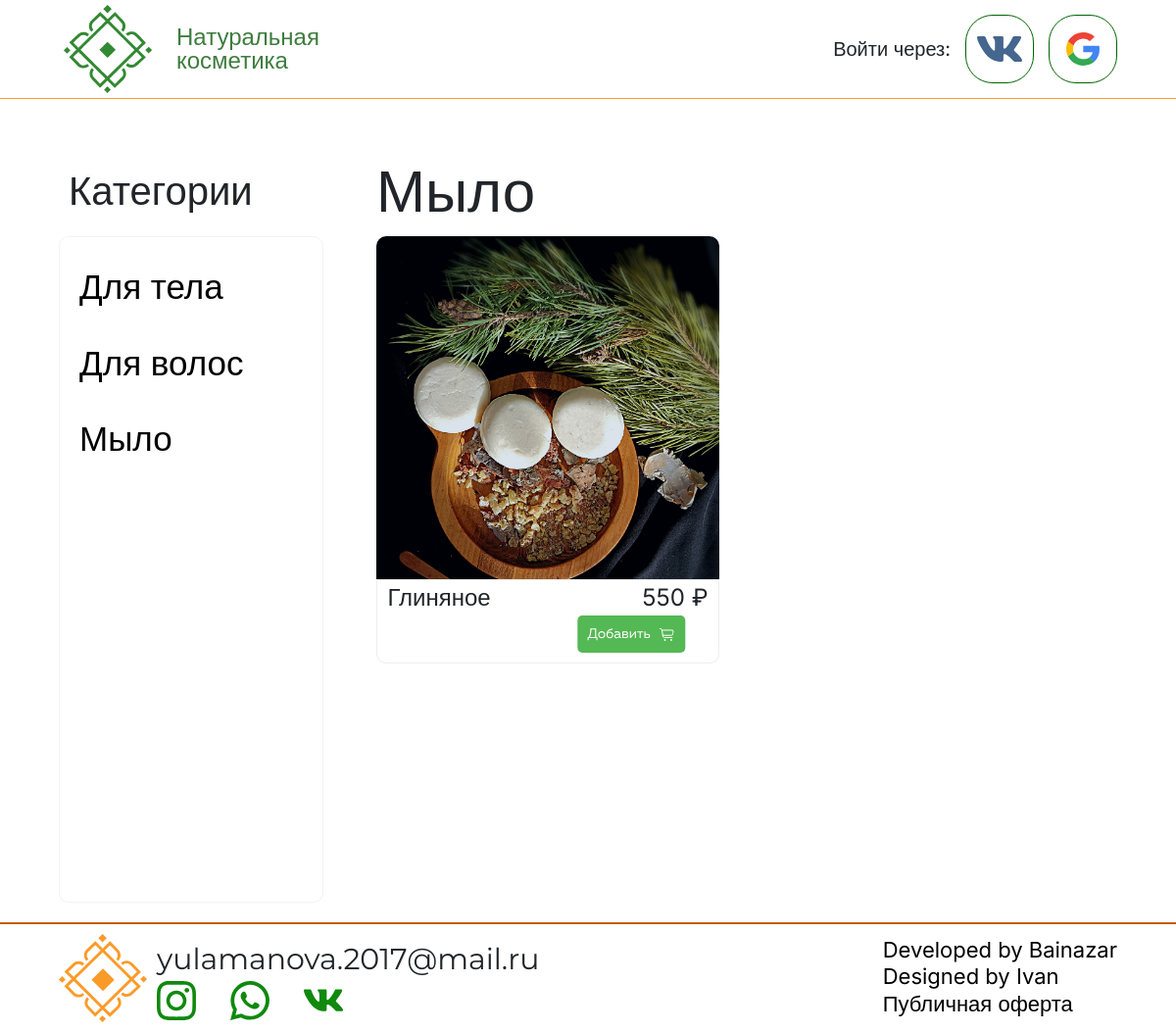
/category/soaps, run on the app's committed database.
### main/models.py (models this page shows, shortened)
class Product(models.Model):
    name = models.CharField("Название", max_length=250)
    description = models.TextField("Описание")
    price = models.IntegerField(verbose_name="Цена")
    category = models.ForeignKey(Category, verbose_name="Категория", on_delete=models.CASCADE)
    poster = models.ImageField(upload_to="posters/")
    components = models.ManyToManyField(Component, verbose_name="Составляющее")
    weight = models.PositiveIntegerField('Вес товара', help_text='Указывать в граммах', default=0)
    amount = models.IntegerField('Количество в наличии', default=1)
    def get_absolute_url(self):
        return reverse("product", kwargs={"id": self.pk})
    class Meta:
        verbose_name = 'Товар'
        verbose_name_plural = "Товары"

### main/views.py (the view)
# urls.py: path('category/<slug:slug>', views.category, name='categories'),
def category(request, slug):
    user = request.user
    categories = {'for-body': 'Для тела',
                  'for-hair': 'Для волос', 'soaps': 'Мыло'}
    сurrent_category = categories[slug]
    products = get_products_by_supergroup(slug)
    products_in_cart = []
    if user.is_authenticated:
        products_in_cart += get_product_ides_in_cart_of(user)
    context = {"products": products, 'current_category': сurrent_category,
               "categories": categories, "cart": products_in_cart}
    return render(request, 'main/categories.html', context)

### main/orm_requests.py (called while the page is built)
def get_products_by_supergroup(slug):
    supergroups = {'for-body': (3, 4, 5), 'for-hair': (2, 6), 'soaps': (1,)}
    if slug in supergroups:
        products = Product.objects.filter(category__id__in=supergroups[slug], amount__gt=0)
    else:
        raise Http404()
    return products

### templates/main/categories.html (shortened to what this page needs)
{% extends 'base.html' %}{% load static %}
{% block content %}
<div class="products-list-wrapper">
    <div class="left-block-inproductslist">
    <div class="categorylist-header"><p>Категории</p></div>
        <div class="categorieslist">
            {% for slug, category in categories.items %}
                <a href="{% url 'categories' slug %}" class="category-link"><div class="category-name-frame"><span class="category-name">{{ category }}</span></div></a>
            {% endfor %}
        </div>
    </div>
    <div class="right-block-inproductslist">
        <div class="current-category-name"><span>{{ current_category }}</span></div>
        <div class="products-list">
            {% for product in products %}
            <div class="product-block">
                <div class="image-block">
                    <a href="{{ product.get_absolute_url }}">
                    <img class="product-preview" src="{{ product.poster.url }}">
                    </a>
                </div>
                <div class="product-info">
                    <div class="txt-info">
                        <span class="product-title">{{ product.name }}</span>
                        <span class="product-price">{{ product.price }} ₽</span>
                    </div>
                    <div class="side-info">
                    </div>
                </div>
            </div>
            {% endfor %}
        </div>
    </div>
</div>
{% endblock content %}

### static/css/main.css (style rules this page uses)
* { margin: 0; padding: 0; }
a { text-decoration: none; }
.products-list-wrapper { width: 75%; min-height: 90vh; }
.left-block-inproductslist { width: 25%; float: left; margin-right: 15px; }
.right-block-inproductslist { width: 70%; float: right; }
.categorylist-header { min-height: 15vh; display: flex; align-items: flex-end; padding-left: 10px; font-size: 24px; font-family: 'Ubuntu', sans-serif; }
.categorieslist { display: flex; flex-direction: column; min-height: 85vh; border-radius: 10px; border: 1px solid #F1F4F2 }
.category-name { color: black; padding-left: 10px; padding-right: 10px; font-size: 20px; font-family: 'Montseratt', sans-serif; }
.category-name-frame { border-radius: 12px; display: inline-block; margin-left: 10px; }
.category-link { padding-top: 10px; }
.current-category-name { min-height: 15vh; display: flex; align-items: flex-end; }
.current-category-name span { font-size: 60px; font-family: 'Rubik', sans-serif; }
.products-list { display: flex; flex-wrap: wrap; }
.product-block { width: 30%; border-radius: 10px; max-width: 200px; margin-right: 3%; margin-bottom: 25px; }
.image-block { display: flex; justify-content: center; align-items: flex-start; border-radius: 10px; max-height: 200px; max-width: 200px; }
.product-preview { max-width: 100%; max-height: 100%; border-top-left-radius: 10px; border-top-right-radius: 10px; }
.product-info { border: 1px solid #eeeeee; border-bottom-left-radius: 10px; border-bottom-right-radius: 10px; display: flex; flex-direction: column; justify-content: center; width: 100%; }
.txt-info { display: flex; justify-content: space-between; }
.product-title { font-size: 18px; font-family: "Inter", sans-serif; padding-left: 3%; width: 70%; }
.product-price { font-size: 18px; font-family: 'Inter', sans-serif; padding-right: 3%; width: 30%; }
.side-info { min-width: 100%; }
.add2cart { width: 45%; margin: 0 3% 3% 3%; float: right; }
@media screen and (min-width:100px) and (max-width:1200px) { .products-list-wrapper { width: 90%; } }
@media screen and (min-width:100px) and (max-width:1200px) { .product-block { width: 47%; max-width: 350px; } }
@media screen and (min-width:100px) and (max-width:1200px) { .image-block { max-width: 350px; max-height: 350px; } }
@media screen and (min-width:100px) and (max-width:1200px) { .product-title { font-size: 24px; } }
@media screen and (min-width:100px) and (max-width:1200px) { .product-price { text-align: end; font-size: 24px; } }
@media screen and (min-width:100px) and (max-width:1200px) { .category-name { font-size: 35px; } }
@media screen and (min-width:100px) and (max-width:1200px) { .category-link { padding-top: 25px; } }
@media screen and (min-width:100px) and (max-width:1200px) { .categorylist-header { font-size: 40px; } }

### data on the page
Product: poster (picture), name "Глиняное", price "550", {{ product.id }} 1 (drawn)

### other printed values
{{ category }} "Для тела" "Для волос" "Мыло"
{{ current_category }} "Мыло"
